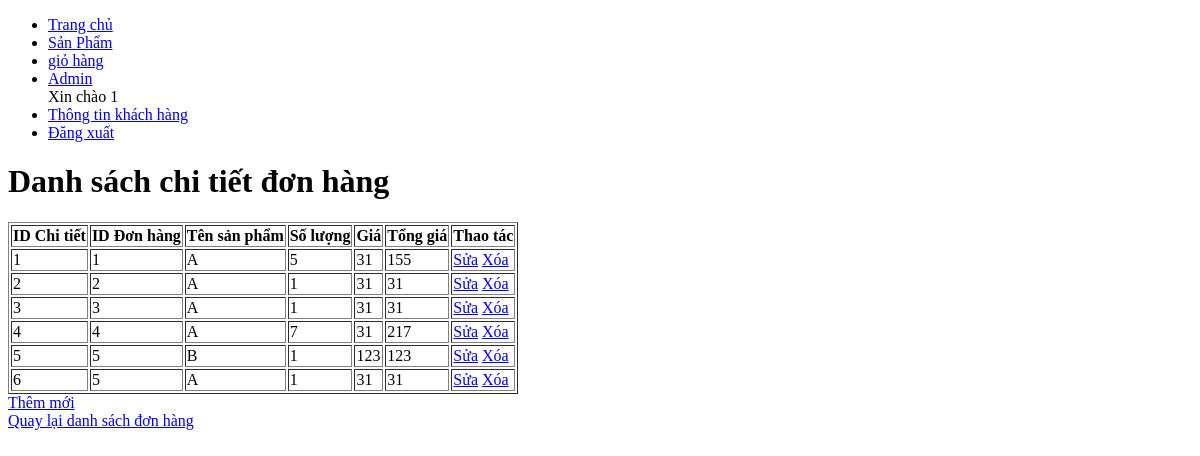
Screenshot of /user/index.php?ctrl=don_hang_chi_tiet (signed in) with the database file from the repository.
### tables this page shows
CREATE TABLE `don_hang_chi_tiet` (
  `id` int(11) NOT NULL,
  `don_hang_id` int(11) DEFAULT NULL,
  `san_pham_id` int(11) DEFAULT NULL,
  `so_luong` int(11) DEFAULT NULL,
  `gia` int(11) DEFAULT NULL
);

CREATE TABLE `san_pham` (
  `id` int(11) NOT NULL,
  `ten` varchar(255) NOT NULL,
  `danh_muc_id` int(11) DEFAULT NULL,
  `mo_ta` text DEFAULT NULL,
  `hinh_anh` varchar(255) DEFAULT NULL,
  `gia` int(11) NOT NULL,
  `so_luong` int(11) NOT NULL
);

### database/database.php (called while the page is built, shortened)
<?php
function getConnection() {
    $host = 'localhost';
    $dbname = 'shop_quan_ao';
    $username = 'root';
    $password = '';
    $options = array(PDO::MYSQL_ATTR_INIT_COMMAND => "SET NAMES utf8",
        PDO::ATTR_ERRMODE => PDO::ERRMODE_EXCEPTION);
    $DBH = new PDO('mysql:host=' . $host . ';dbname=' . $dbname, $username, $password, $options);
    return $DBH;
}
function query($sql) {
    $connect = getConnection();
    $result = $connect->query($sql);
    return $result;
}
?>

### admin/model/don_hang_chi_tiet.php (called while the page is built, shortened)
<?php
require_once './../database/database.php';
function getAllChiTietDonHang() {
    $sql = "SELECT d.*, s.ten AS ten_san_pham, s.gia AS gia_san_pham
            FROM don_hang_chi_tiet d
            JOIN san_pham s ON d.san_pham_id = s.id";
    $result = query($sql);
    return $result;
}

### admin/view/don_hang_chi_tiet/index.php (the view, shortened to what this page needs)
<!DOCTYPE html>
<html lang="en">
<head>
</head>
<body>
    <h1>Danh sách chi tiết đơn hàng</h1>
    <table border="1">
        <thead>
            <tr>
                <th>ID Chi tiết</th>
                <th>ID Đơn hàng</th>
                <th>Tên sản phẩm</th>
                <th>Số lượng</th>
                <th>Giá</th>
                <th>Tổng giá</th>
                <th>Thao tác</th>
            </tr>
        </thead>
        <tbody>
            <?php foreach ($donHangCTs as $dhct) { ?>
                <tr>
                    <td><?php echo $dhct['id']; ?></td>
                    <td><?php echo $dhct['don_hang_id']; ?></td>
                    <td><?php echo $dhct['ten_san_pham']; ?></td>
                    <td><?php echo $dhct['so_luong']; ?></td>
                    <td><?php echo $dhct['gia_san_pham']; ?></td>
                    <td><?php echo $dhct['so_luong'] * $dhct['gia_san_pham']; ?></td>
                    <td>
                        <a href="index.php?ctrl=don_hang_chi_tiet&action=edit&id=<?php echo $dhct['id']; ?>">Sửa</a>
                        <a href="index.php?ctrl=don_hang_chi_tiet&action=delete&id=<?php echo $dhct['id']; ?>" onclick="return confirm('Bạn có chắc chắn muốn xóa?')">Xóa</a>
                    </td>
                </tr>
            <?php } ?>
        </tbody>
    </table>
    <a href="index.php?ctrl=don_hang_chi_tiet&action=add">Thêm mới</a><br>
    <a href="index.php?ctrl=don_hang">Quay lại danh sách đơn hàng</a>
</body>
</html>

### rows the page displays
don_hang_chi_tiet: id "1", don_hang "1", san_pham.ten "A", so_luong "5", san_pham.gia "31", $dhct['so_luong']*$dhct['gia_san_pham'] "155"
don_hang_chi_tiet: id "2", don_hang "2", san_pham.ten "A", so_luong "1", san_pham.gia "31", $dhct['so_luong']*$dhct['gia_san_pham'] "31"
don_hang_chi_tiet: id "3", don_hang "3", san_pham.ten "A", so_luong "1", san_pham.gia "31", $dhct['so_luong']*$dhct['gia_san_pham'] "31"
don_hang_chi_tiet: id "4", don_hang "4", san_pham.ten "A", so_luong "7", san_pham.gia "31", $dhct['so_luong']*$dhct['gia_san_pham'] "217"
don_hang_chi_tiet: id "5", don_hang "5", san_pham.ten "B", so_luong "1", san_pham.gia "123", $dhct['so_luong']*$dhct['gia_san_pham'] "123"
don_hang_chi_tiet: id "6", don_hang "5", san_pham.ten "A", so_luong "1", san_pham.gia "31", $dhct['so_luong']*$dhct['gia_san_pham'] "31"

### other values shown
$_SESSION['username'] "1"
